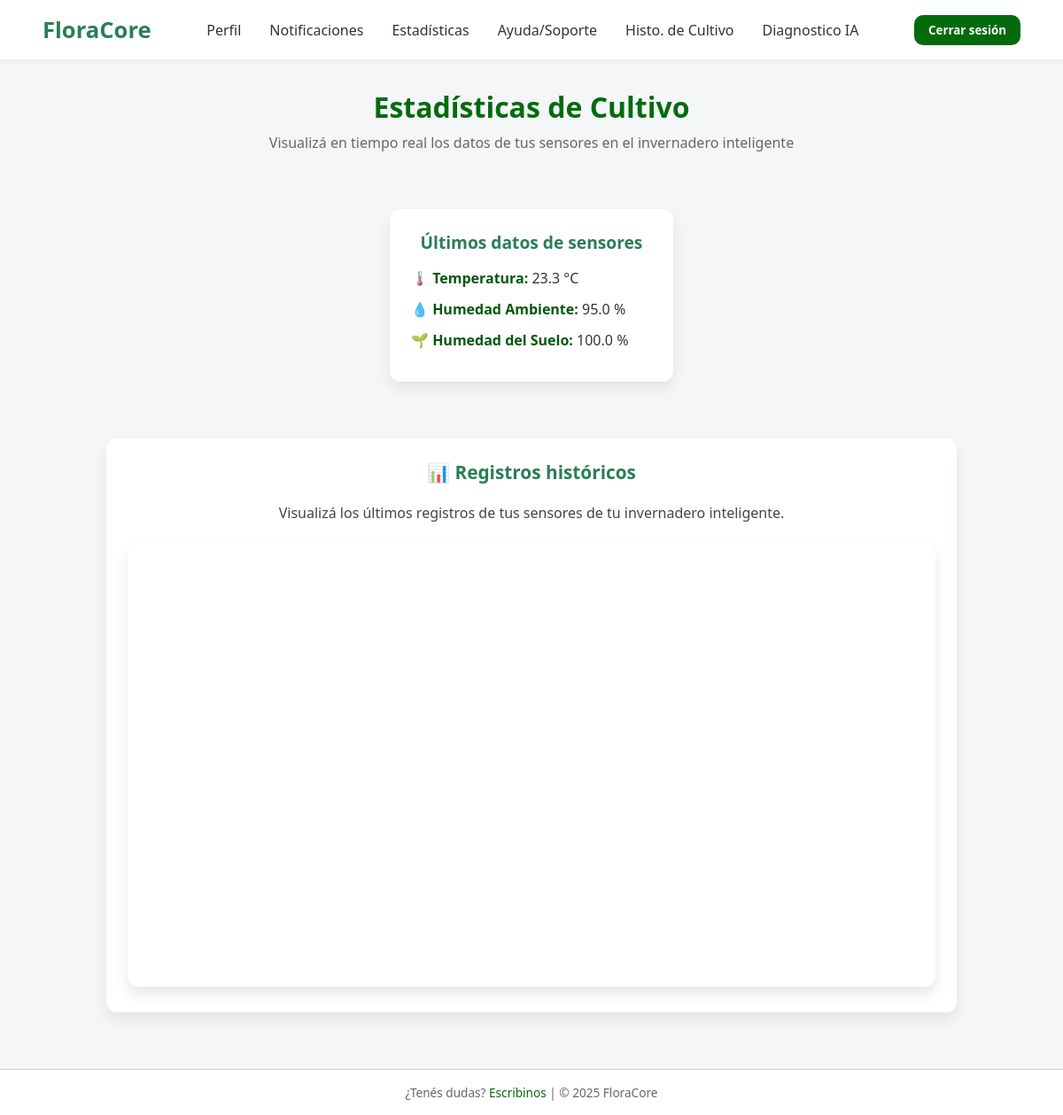
Page /historialcultivo/ on the committed database.
### users/models.py (models this page shows)
class Parameters(models.Model):
    hume = models.CharField(max_length=20)
    hume_floor = models.CharField(max_length=20)
    temperature = models.CharField(max_length=20)
    light = models.CharField(max_length=20, default="0")

### Windows/views.py (the view)
# urls.py: path('historialcultivo/', historialcultivo, name='historialcultivo'),
def historialcultivo(request):
    ultimo = Parameters.objects.last()
    if ultimo is None:
        return render(request, 'estadisticas.html', {
            'temperatura': 'No disponible',
            'humedad': 'No disponible',
            'humedad_suelo': 'No disponible',
        })
    data = {
        'temperatura': ultimo.temperature,
        'humedad': ultimo.hume,
        'humedad_suelo': ultimo.hume_floor,
    }
    return render(request, 'historial-cultivo.html', data)

### Windows/templates/historial-cultivo.html (shortened to what this page needs)
{% load static %}
<!DOCTYPE html>
<html lang="es">
<head>
  <link rel="stylesheet" href="{% static 'css/estadisticas.css' %}" />
</head>
<body>
  <nav class="navbar">
    <a href="{% url 'home' %}" class="logo">FloraCore</a>
    <div class="menu">
      <a href="#"> Perfil</a>
      <a href="#"> Notificaciones</a>
      <a href="#"> Estadísticas</a>
      <a href="#"> Ayuda/Soporte</a>
      <a href="{% url 'historialcultivo'%}"> Histo. de Cultivo</a>
      <a href="{% url 'subir_imagen'%}"> Diagnostico IA</a>
    </div>
    <form action="{% url 'logout' %}" method="post">
      <button class="user-btn" type="submit">Cerrar sesión</button>
    </form>
  </nav>
  <section class="dashboard-section">
    <h1>Estadísticas de Cultivo</h1>
    <p class="subtitulo">Visualizá en tiempo real los datos de tus sensores en el invernadero inteligente</p>
    <div class="dashboard-container">
  <div class="datos-sensores">
    <h2>Últimos datos de sensores</h2>
    <div class="sensor-card">
      <p><strong>🌡️ Temperatura:</strong> {{ temperatura }} °C</p>
      <p><strong>💧 Humedad Ambiente:</strong> {{ humedad }} %</p>
      <p><strong>🌱 Humedad del Suelo:</strong> {{ humedad_suelo }} %</p>
    </div>
  </div>
<div class="iframe-wrapper">
  <h2>📊 Registros históricos</h2>
  <p class="iframe-descripcion">Visualizá los últimos registros de tus sensores de tu invernadero inteligente.</p>
  <div class="iframe-card">
    <iframe
      src="https://lookerstudio.google.com/embed/reporting/b4d86fe6-7883-4739-a1a0-ddf6cc9398e5/page/knUKF"
      frameborder="0"
      allowfullscreen
      sandbox="allow-storage-access-by-user-activation allow-scripts allow-same-origin allow-popups allow-popups-to-escape-sandbox">
    </iframe>
  </div>
</div>
  </section>
  <footer>
    <p>¿Tenés dudas? <a href="mailto:FloraCore2025@gmail.com">Escribinos</a> | © 2025 FloraCore</p>
  </footer>
</body>
</html>

### Windows/static/css/estadisticas.css (style rules this page uses)
* { margin: 0; padding: 0; box-sizing: border-box; font-family: 'Segoe UI', sans-serif; }
body { background-color: #f4f6f8; color: #333; }
.navbar { background-color: #ffffff; display: flex; justify-content: space-between; align-items: center; padding: 1rem 3rem; box-shadow: 0 2px 8px rgba(0, 0, 0, 0.06); position: sticky; top: 0; z-index: 100; }
.navbar .logo { font-weight: bold; color: #2a7e56; font-size: 1.6rem; transition: color 0.3s ease; text-decoration: none; }
.navbar .menu { display: flex; gap: 2rem; }
.navbar .menu a { text-decoration: none; color: #333; font-weight: 500; position: relative; transition: color 0.3s ease; }
.navbar .menu a::after { content: ''; position: absolute; bottom: -5px; left: 0; height: 2px; width: 100%; background-color: #2a7e56; transform: scaleX(0); transform-origin: left; transition: transform 0.3s ease; }
.navbar .user-btn { background-color: #036b0c; color: #fff; padding: 0.5rem 1rem; border: none; border-radius: 10px; font-weight: 600; cursor: pointer; transition: background-color 0.3s ease; }
.menu { display: flex; gap: 1.5rem; }
.menu a { text-decoration: none; color: #444; font-weight: 500; }
.user-btn { background-color: #036b0c; color: white; padding: 0.5rem 1rem; border: none; border-radius: 6px; cursor: pointer; }
.dashboard-section { max-width: 1200px; margin: auto; padding: 2rem; }
.dashboard-section h1 { text-align: center; font-size: 2rem; margin-bottom: 0.5rem; color: #036b0c; }
.subtitulo { text-align: center; color: #666; margin-bottom: 2rem; font-size: 1rem; }
.dashboard-container { display: flex; flex-direction: column; gap: 2rem; min-height: 65vh; padding: 2rem 1rem; background-color: #f4f6f8; align-items: center; }
.datos-sensores { background-color: #fff; padding: 1.5rem; border-radius: 12px; box-shadow: 0 8px 16px rgba(0,0,0,0.08); max-width: 320px; width: 100%; }
.datos-sensores h2 { margin-bottom: 1rem; font-size: 1.2rem; color: #2a7e56; text-align: center; }
.sensor-card p { font-size: 1rem; margin-bottom: 0.8rem; color: #333; }
.sensor-card strong { color: #025809; }
.iframe-descripcion { font-size: 1rem; color: #444; text-align: center; margin-bottom: 0.5rem; }
footer { text-align: center; padding: 1rem; background-color: #ffffff; font-size: 0.85rem; color: #666; border-top: 1px solid #ccc; }
footer a { color: #036b0c; text-decoration: none; }
.iframe-wrapper { max-width: 960px; width: 100%; display: flex; flex-direction: column; gap: 1rem; background-color: #fff; padding: 1.5rem; border-radius: 12px; box-shadow: 0 8px 16px rgba(0,0,0,0.08); margin-top: 2rem; }
.iframe-wrapper h2 { color: #2a7e56; font-size: 1.3rem; text-align: center; margin-bottom: 0.3rem; }
.iframe-card iframe { width: 100%; height: 500px; border: none; border-radius: 12px; box-shadow: 0 8px 16px rgba(0,0,0,0.1); background-color: white; }

### rows in the picture
Parameters: temperature "23.3", hume "95.0", hume_floor "100.0"
